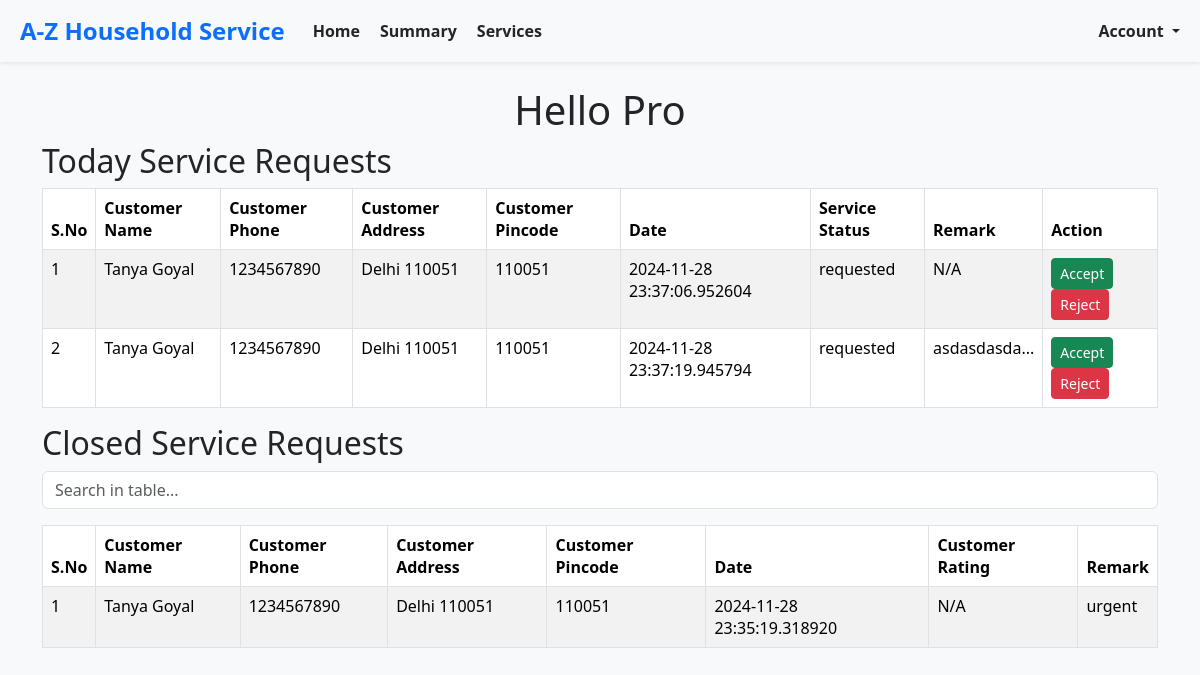
Before: /professionals/home (signed in) with the older database file.
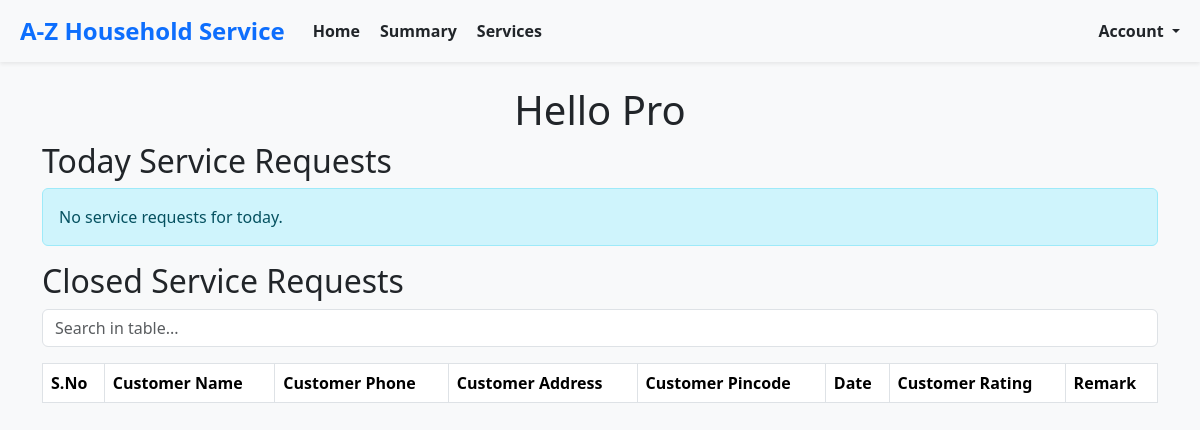
After: the same page with the newer database file.
### models.py (models this page shows, shortened)
class BaseModel(db.Model):
    __abstract__ = True  # This makes it an abstract class, not a table in the database
    id = db.Column(db.Integer, primary_key=True)
    created_at = db.Column(db.DateTime, default=datetime.utcnow, nullable=False)  # Ensure it's not nullable
    modified_at = db.Column(db.DateTime, default=datetime.utcnow, onupdate=datetime.utcnow, nullable=False)  # Ensure it's not nullable

class Customer(BaseModel):
    __tablename__ = 'customer'
    username = db.Column(db.String(150), unique=True, nullable=False)
    password_hash = db.Column(db.String(200), nullable=False)
    name = db.Column(db.String(150), nullable=True)  # Made nullable
    email = db.Column(db.String(150), unique=True, nullable=False)
    phone = db.Column(db.String(20), unique=True, nullable=False)
    address = db.Column(db.String(300), nullable=True)  # Made nullable
    pincode = db.Column(db.String(300), nullable=True)  # Made nullable

class ServiceRequest(BaseModel):
    __tablename__ = 'service_request'
    service_id = db.Column(db.Integer, db.ForeignKey('service.id'), nullable=True)  # Made nullable
    customer_id = db.Column(db.Integer, db.ForeignKey('customer.id'), nullable=False)
    professional_id = db.Column(db.Integer, db.ForeignKey('service_professional.id'), nullable=True)
    date_of_request = db.Column(db.DateTime, default=datetime.utcnow, nullable=True)  # Made nullable
    date_of_completion = db.Column(db.DateTime, nullable=True)  # Made nullable
    service_status = db.Column(db.String(50), default="requested", nullable=True)  # Made nullable
    service_type_id= db.Column(db.Integer, nullable=True)  # Made nullable
    remarks = db.Column(db.Text, nullable=True)  # Made nullable
    rejected_by_professional_id= db.Column(db.Integer, nullable=True)  # Made nullable
    rating = db.Column(db.Text, nullable=True)  # Made nullable
    payment = db.relationship('Payment', backref='service_request', lazy=True)

### routes.py (the view)
@app.route('/professionals/home')
def professionals_home():
    try:
        service_professional = ServiceProfessional.query.filter_by(id=session['userId']).first()
        if not service_professional:
            return "Professional not found", 404
        today_service_requests = ServiceRequest.query.filter(
        or_(
        and_(
            ServiceRequest.professional_id == None,
            ServiceRequest.service_status == ServiceRequestStatus.REQUESTED.display_name
        ),
        and_(
            ServiceRequest.professional_id == service_professional.id,
            ServiceRequest.service_status == ServiceRequestStatus.ASSIGNED.display_name
        )
        )
        ).all()
        closed_service_requests = ServiceRequest.query.filter(
        and_(
            ServiceRequest.professional_id == service_professional.id,
            ServiceRequest.service_status == ServiceRequestStatus.CLOSED.display_name
        )
        ).all()
        mappings = create_id_mappings()
        enriched_today_requests = enrich_service_requests(today_service_requests,None, mappings,service_professional)
        enriched_past_requests = enrich_service_requests(closed_service_requests, None, mappings,service_professional)
        return render_template(
            'professionals/home.html',
            service_professional=service_professional,
            today_service_requests=enriched_today_requests,
            past_service_requests=enriched_past_requests
        )
    except Exception as e:
        return f"An error occurred while loading professional home: {e}", 500

### routes.py (called while the page is built)
def create_id_mappings():
    service_type_mapping = {st.id: st for st in ServiceType}
    customer_mapping = {c.id: c for c in Customer.query.all()}
    professional_mapping = {p.id: p for p in ServiceProfessional.query.all()}
    return {
        'service_type_mapping': service_type_mapping,
        'customer_mapping': customer_mapping,
        'professional_mapping': professional_mapping
    }

### templates/professionals/home.html (shortened to what this page needs)
{% extends 'layout.html' %}
{% block content %}
    <div class="container">
     <h1 class="text-center">Hello Pro</h1>
    {% include 'pro_today_service_requests.html' %}
    {% include 'pro_past_service_requests.html' %}
    </div>
    {% endblock %}

### templates/pro_today_service_requests.html
<h2>Today Service Requests</h2>
<div class="table-responsive" style="max-height: 400px; overflow-y: auto;">
    {% if today_service_requests|length == 0 %}
        <div class="alert alert-info" role="alert">
            No service requests for today.
        </div>
    {% else %}
        <table class="table table-bordered table-striped">
            <thead>
                <tr>
                    <th>S.No</th>
                    <th>Customer Name</th>
                    <th>Customer Phone</th>
                    <th>Customer Address</th>
                    <th>Customer Pincode</th>
                    <th>Date</th>
                    <th>Service Status</th>
                    <th>Remark</th>
                    <th>Action</th>
                </tr>
            </thead>
            <tbody>
                {% for request in today_service_requests %}
                <tr id="request-{{ request.id }}">
                    <td>{{ loop.index }}</td>
                    <td>{{ request.customer_name if request.customer_name else 'N/A' }}</td>
                    <td>{{ request.customer_phone if request.customer_phone else 'N/A' }}</td>
                    <td>{{ request.customer_address if request.customer_address else 'N/A' }}</td>
                    <td>{{ request.customer_pincode if request.customer_pincode else 'N/A' }}</td>
                    <td>{{ request.date_of_request if request.date_of_request else 'N/A' }}</td>
                    <td>{{ request.status if request.status else 'N/A' }}</td>
                    <td>
                        {% if request.remarks %}
                            {% set trimmed_remarks = request.remarks[:10] if request.remarks|length > 10 else request.remarks %}
                            <span
                                data-toggle="tooltip"
                                title="{{ request.remarks }}"
                                style="max-width: 150px; display: inline-block; overflow: hidden; text-overflow: ellipsis; white-space: nowrap;">
                                {{ trimmed_remarks }}{% if request.remarks|length > 10 %}...{% endif %}
                            </span>
                        {% else %}
                            N/A
                        {% endif %}
                    </td>
                    <td>
                        {% if request.status == 'requested' %}
                            <form action="{{ url_for('service_request_action', service_request_id=request.id, action='accept') }}" method="POST" style="display:inline;">
                                <button class="btn btn-success btn-sm" type="submit">Accept</button>
                            </form>
                            <form action="{{ url_for('service_request_action', service_request_id=request.id, action='reject') }}" method="POST" style="display:inline;">
                                <button class="btn btn-danger btn-sm" type="submit">Reject</button>
                            </form>
                        {% elif request.status == 'assigned' %}
                            <form action="{{ url_for('service_request_action', service_request_id=request.id, action='close') }}" method="POST" style="display:inline;">
                                <button class="btn btn-secondary btn-sm" type="submit">Close</button>
                            </form>
                        {% else %}
                            <span>Closed</span>
                        {% endif %}
                    </td>
                </tr>
                {% endfor %}
            </tbody>
        </table>
    {% endif %}
</div>

### templates/pro_past_service_requests.html (shortened to what this page needs)
<h2>Closed Service Requests</h2>
<div class="table-responsive" style="max-height: 400px; overflow-y: auto;">
    <div class="mb-3">
        <input type="text" id="serviceRequestSearch" class="form-control" placeholder="Search in table...">
    </div>
    <table class="table table-bordered table-striped" id="serviceRequestsTable">
        <thead>
            <tr>
                <th>S.No</th>
                <th>Customer Name</th>
                <th>Customer Phone</th>
                <th>Customer Address</th>
                <th>Customer Pincode</th>
                <th>Date</th>
                <th>Customer Rating</th>
                <th>Remark</th>
            </tr>
        </thead>
        <tbody>
            {% for request in past_service_requests %}
            <tr>
                <td>{{ loop.index }}</td>
                <td>{{ request.customer_name if request.customer_name else 'N/A' }}</td>
                <td>{{ request.customer_phone if request.customer_phone else 'N/A' }}</td>
                <td>{{ request.customer_address if request.customer_address else 'N/A' }}</td>
                <td>{{ request.customer_pincode if request.customer_pincode else 'N/A' }}</td>
                <td>{{ request.date_of_request if request.date_of_request else 'N/A' }}</td>
                <td>{{ request.customer_rating if request.customer_rating else 'N/A' }}</td>
                <td> {% if request.remarks %}
                    {% set trimmed_remarks = request.remarks[:10] if request.remarks|length > 10 else request.remarks %}
                    <span
                        data-toggle="tooltip"
                        title="{{ request.remarks }}"
                        style="max-width: 150px; display: inline-block; overflow: hidden; text-overflow: ellipsis; white-space: nowrap;">
                        {{ trimmed_remarks }}{% if request.remarks|length > 10 %}...{% endif %}
                    </span>
                {% else %}
                    N/A
                {% endif %}</td>
            </tr>
            {% endfor %}
        </tbody>
    </table>
</div>

Changed rows visible on the page:
no longer on this page (row edited): Customer: name "Tanya Goyal" "Tanya Goyal", phone "1234567890" "1234567890", address "Delhi 110051" "Delhi 110051", pincode "110051" "110051", name "Tanya Goyal", phone "1234567890", address "Delhi 110051", pincode "110051"
removed ServiceRequest: date_of_request "2024-11-28 23:37:06.952604", service_status "requested"
removed ServiceRequest: date_of_request "2024-11-28 23:37:19.945794", service_status "requested"
removed ServiceRequest: date_of_request "2024-11-28 23:35:19.318920", past_service_requests "urgent"
Other visible differences:
text no longer shown: "S.No Customer Name Customer Phone Customer Address Customer Pincode Date Service Status Remark Action"
text now shown: "No service requests for today."
list line gone: "1 N/A Accept Reject"
list line gone: "2 asdasdasda ... Accept Reject"
list line gone: "1 N/A"
